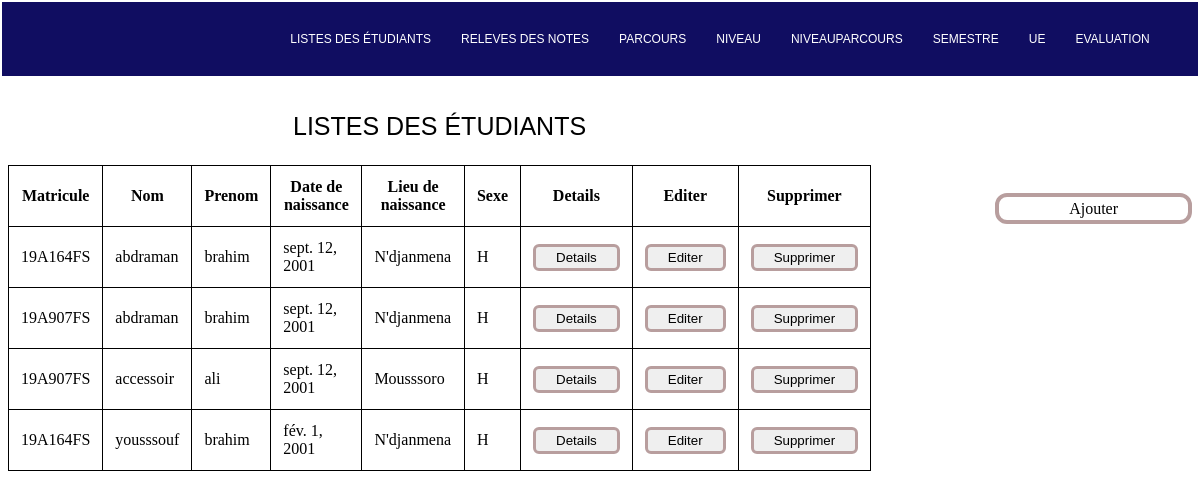
The app's page /etudiant/ (signed in), older data.
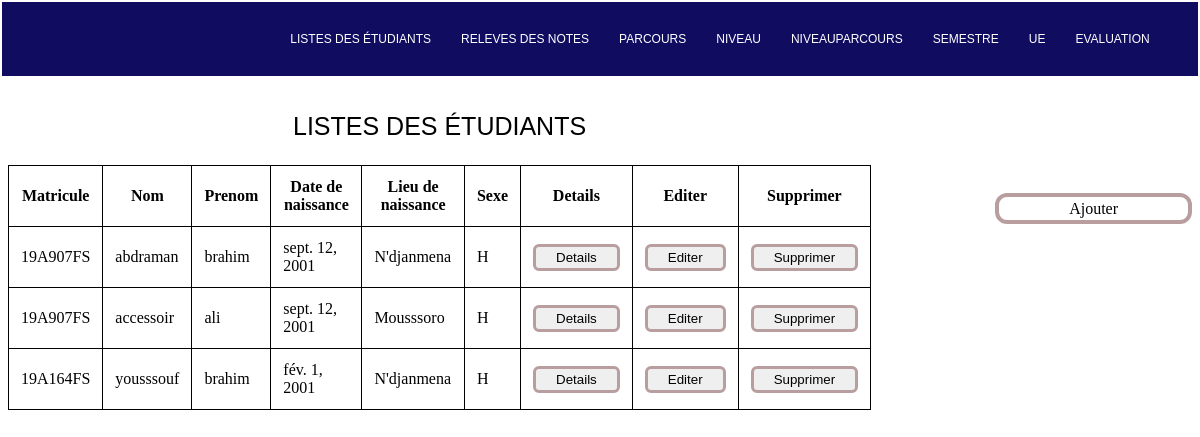
The same page, newer data.
### etudiant/models.py (models this page shows, shortened)
class EtudiantModel(models.Model):
    matricule = models.CharField(max_length = 112,null=True)
    nom = models.CharField(max_length = 200,null=True)
    prenom = models.CharField(max_length = 200,null=True)
    date_naissance = models.DateField(auto_now_add = False)
    lieu_naissance = models.CharField(max_length = 200,null=True)
    nationnalite = models.CharField(max_length = 200,null=True)
    code_p_n = models.ForeignKey(ParcoursNiveauModel, on_delete=models.CASCADE)
    choix=(
        ('M','Masculin'),
        ('F','Feminin'),
    )
    sexe = models.CharField(max_length=1,choices=choix)
    class Meta:
        ordering = ['nom']

### etudiant/views.py (the view)
# urls.py: 2. Add a URL to urlpatterns:  path('', views.home, name='home')
@login_required(login_url='accueil')
def home(request):
    etudiants = EtudiantModel.objects.all()
    context = {
        'etudiants':etudiants,
    }
    return render(request,'liste_etudiants.html',context)

### etudiant/templates/liste_etudiants.html (shortened to what this page needs)
{% extends 'base.html' %}  {% block content %}
<div class="container">
    <div class="tbaleau1">
        <table>
            <caption>Listes des étudiants</caption>
            <thead>
                <tr>
                    <th>Matricule</th>
                    <th>Nom</th>
                    <th>Prenom</th>
                    <th>Date de naissance</th>
                    <th>Lieu de naissance</th>
                    <th>Sexe</th>
                    <th>Details</th>
                    <th>Editer</th>
                    <th>Supprimer</th>
                </tr>
            </thead>
            <tbody>
                {% for etudiant in etudiants %}
                <tr>
                    <td>{{ etudiant.matricule}}</td>
                    <td>{{ etudiant.nom }}</td>
                    <td>{{ etudiant.prenom }}</td>
                    <td>{{ etudiant.date_naissance }}</td>
                    <td>{{ etudiant.lieu_naissance }}</td>
                    <td>{{ etudiant.sexe }}</td>
                    <td><button><a href="{% url 'details' etudiant.id %}">Details</a></button></td>
                    <td><button><a href="{% url 'modifier' etudiant.id %}">Editer</a></button></td>
                    <td><button><a href="{% url 'supprimer' etudiant.id %}">supprimer</a></button></td>
                </tr>
                {% endfor %}
            </tbody>
        </table>
    </div>
    <div class="tableau2">
        <ul>
            <li id="ajout"><a href="{% url 'ajout' %}">Ajouter</a></li>
        </ul>
    </div>
</div>
{% endblock %}

Row changes from the older to the newer data that the page shows:
removed EtudiantModel: matricule "19A164FS", nom "abdraman", prenom "brahim", date_naissance "sept. 12, 2001", lieu_naissance "N'djanmena", sexe "H"
